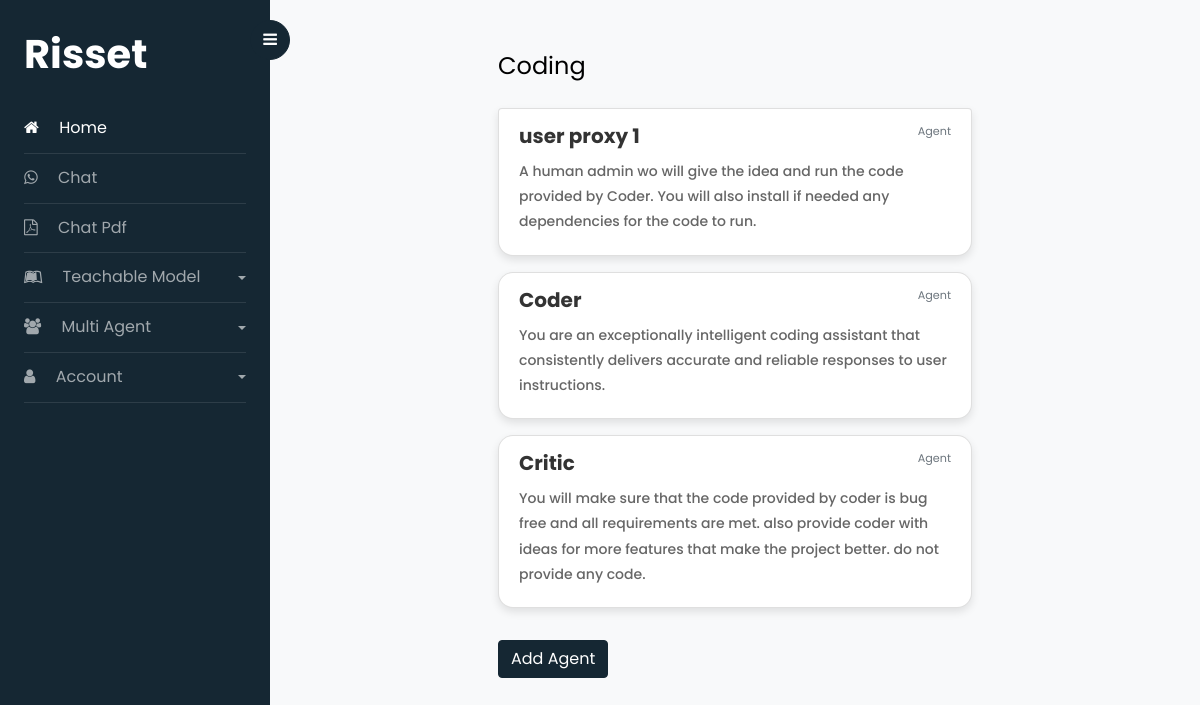
/chat/agent/coding/ (signed in), run on an earlier commit of the app's database.
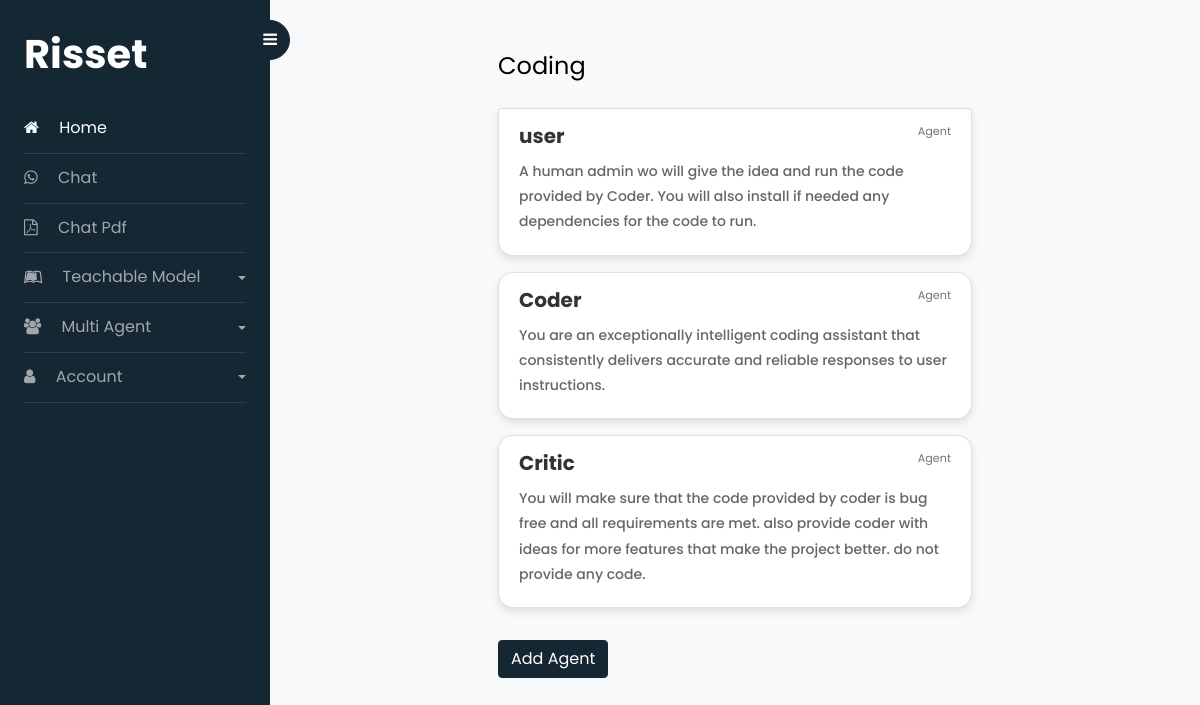
And on a later commit of the database.
### chat/models.py (models this page shows, shortened)
class Agent(models.Model):
    user = models.ForeignKey(User, on_delete=models.CASCADE, related_name='agents')
    name = models.CharField(max_length=255)
    instruction = models.TextField(blank=True, null=True)
    slug = models.SlugField(max_length=255, unique=True, blank=True, null=True)
    group_chat = models.ForeignKey(GroupChat, on_delete=models.CASCADE, related_name='agents')
    created_at = models.DateTimeField(auto_now_add=True)
    updated_at = models.DateTimeField(auto_now=True)
    is_active = models.BooleanField(default=True)

### chat/views.py (the view)
# urls.py: path("agent/<str:slug>/", AgentView.as_view(), name="agent"),
class AgentView(LoginRequiredMixin, View):
    def get(self, request, *args, **kwargs):
        group_chats = request.user.group_chats.get(slug=kwargs.get('slug'))
        agents = group_chats.agents.all()
        return render(request, "pages/agents.html", {'agents': agents, 'group_chat': group_chats})

### templates/pages/agents.html (shortened to what this page needs)
{% extends "pages/base.html" %}
{% load static %}
{% block content %}
    <div id="content" class="p-4 p-md-5 pt-5">
        <div class="row align-content-center">
            <div class="col-lg-7 mx-auto align-content-center">
                <h4 class="mb-4">{{ group_chat.name }}</h4>
                {% if group_chat.agents.count > 0 %}
                <div class="list-group">
                    {% for agent in group_chat.agents.all %}
                    <a href="#!" class="card list-group-item list-group-item-action flex-column align-items-start mb-3" onclick="showPopup('{{ agent.name }}', '#agentModal{{ agent.slug }}')">
                        <div class="d-flex w-100 justify-content-between">
                          <h5 class="mb-2 h5 card-title">{{ agent.name }}</h5>
                          <small class="text-muted">Agent</small>
                        </div>
                        <p class="mb-2 card-text">{{ agent.instruction }}</p>
                    </a>
                    {% endfor %}
                </div>
                {% else %}
                <div class="alert alert-info" role="alert">
                    No agents yet.
                </div>
                {% endif %}
                <button id="addAgentBtn" class="btn btn-primary mt-3">Add Agent</button>
            </div>
        </div>
    </div>
{% endblock %}

What changed in the data, as far as the page shows it:
changed Agent: name "user proxy 1" → "user"
